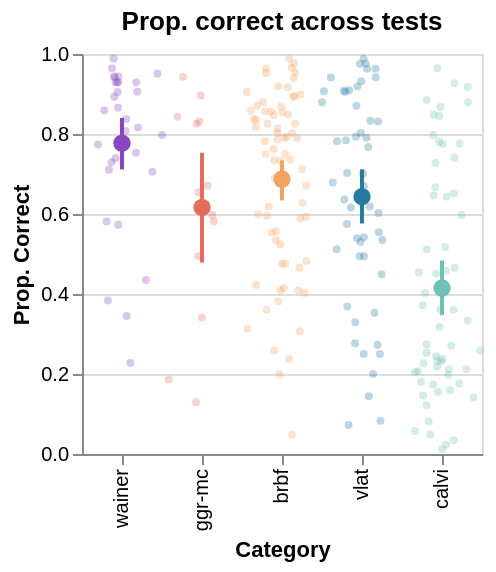

The cell this chart's notebook holds for it:
### Code cell
test_order = list(assessment_color_map.keys())
test_domain_colors = list(assessment_color_map.values())

def create_test_accuracy_chart(ci_df, item_level_data, domain_order, test_domain_colors=[]):
    """ Generate chart for point estimate and confidence intervals overlayed with item level scatteplots
    """
    # Create dot+error bar plot
    chart = alt.Chart(ci_df).mark_point(filled=True, size=75, opacity=1).encode(
        x=alt.X('category:N', title='Category', scale=alt.Scale(domain=domain_order)),
        y=alt.Y('mean:Q', title='Prop. Correct'),
        color=alt.Color('category:N', scale=alt.Scale(domain=domain_order, range=test_domain_colors), legend=None),
    ) + alt.Chart(ci_df).mark_rule(strokeWidth=2).encode(
        x=alt.X('category:N'),
        y=alt.Y('ci_lower:Q'),
        y2='ci_upper:Q',
        color=alt.Color('category:N', legend=None),
        opacity=alt.value(1)
    )
    
    scatter_plot = alt.Chart(item_level_data).mark_point(filled=True).encode(
        x=alt.X('category:N', title='Category'),
        y=alt.Y("is_correct:Q",),
        xOffset="jitter:Q",
        color=alt.Color('category:N', legend=None),
        size=alt.value(16),
        opacity=alt.value(0.3)
    )
    return (chart + scatter_plot)

test_item_level_data['jitter'] = test_item_level_data.apply(
    lambda _ : box_muller(),
    axis=1
)

test_type_performance = create_test_accuracy_chart(
    test_ci_df, test_item_level_data, test_order, test_domain_colors
).properties(
    width=40*5, height=200, title=f"Prop. correct across tests", 
)
test_type_performance.save("./figures/test_type_performance.pdf")
test_type_performance

### Figure 1 — Vega-Lite specification as saved in the notebook (floating-point values rounded to 4 significant figures; data arrays with more than 128 entries replaced by an {"elided": "..."} marker saying what was removed)
{"config": {"view": {"continuousWidth": 300, "continuousHeight": 300}}, "layer": [{"mark": {"type": "point", "filled": true, "opacity": 1, "size": 75}, "encoding": {"color": {"field": "category", "legend": null, "scale": {"domain": ["wainer", "ggr-mc", "brbf", "vlat", "calvi"], "range": ["#8947BF", "#e26d5c", "#f4a261", "#247ba0", "#70c1b3"]}, "type": "nominal"}, "x": {"field": "category", "scale": {"domain": ["wainer", "ggr-mc", "brbf", "vlat", "calvi"]}, "title": "Category", "type": "nominal"}, "y": {"field": "mean", "title": "Prop. Correct", "type": "quantitative"}}}, {"mark": {"type": "rule", "strokeWidth": 2}, "encoding": {"color": {"field": "category", "legend": null, "type": "nominal"}, "opacity": {"value": 1}, "x": {"field": "category", "type": "nominal"}, "y": {"field": "ci_lower", "type": "quantitative"}, "y2": {"field": "ci_upper"}}}, {"data": {"name": "data-c09ca5fb9369d229fc3b68411d92a036"}, "mark": {"type": "point", "filled": true}, "encoding": {"color": {"field": "category", "legend": null, "type": "nominal"}, "opacity": {"value": 0.3}, "size": {"value": 16}, "x": {"field": "category", "title": "Category", "type": "nominal"}, "xOffset": {"field": "jitter", "type": "quantitative"}, "y": {"field": "is_correct", "type": "quantitative"}}}], "data": {"name": "data-a1d3b82752884141e81342ba897a8f56"}, "height": 200, "title": "Prop. correct across tests", "width": 200, "$schema": "https://vega.github.io/schema/vega-lite/v5.16.3.json", "datasets": {"data-a1d3b82752884141e81342ba897a8f56": [{"category": "wainer", "mean": 0.7771, "ci_upper": 0.8402, "ci_lower": 0.7114}, {"category": "brbf", "mean": 0.6874, "ci_upper": 0.7336, "ci_lower": 0.634}, {"category": "ggr-mc", "mean": 0.6164, "ci_upper": 0.7527, "ci_lower": 0.4788}, {"category": "vlat", "mean": 0.6433, "ci_upper": 0.7114, "ci_lower": 0.5764}, {"category": "calvi", "mean": 0.4149, "ci_upper": 0.4839, "ci_lower": 0.3473}], "data-c09ca5fb9369d229fc3b68411d92a036": {"elided": "230 records"}}}
